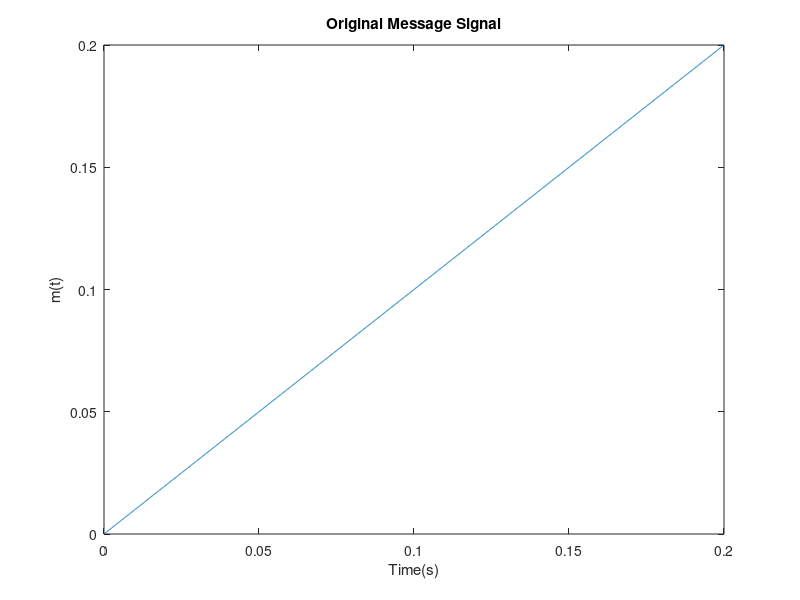
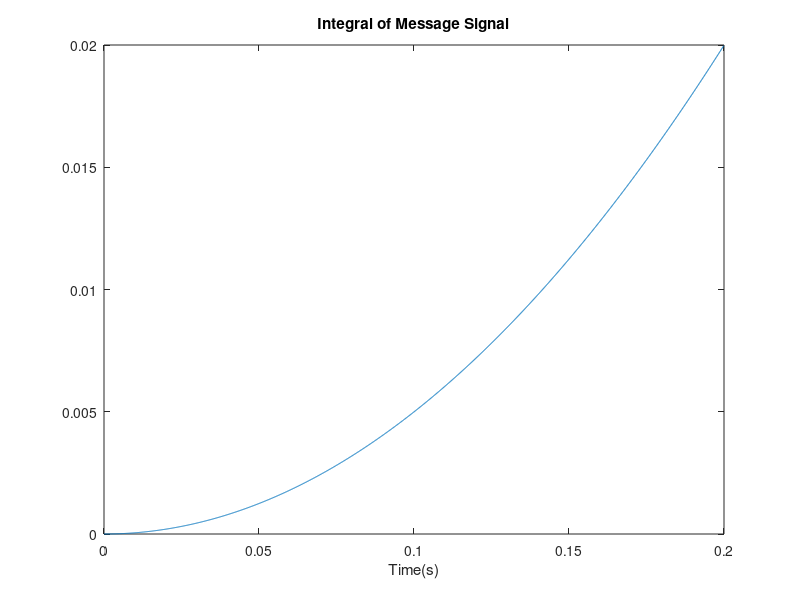
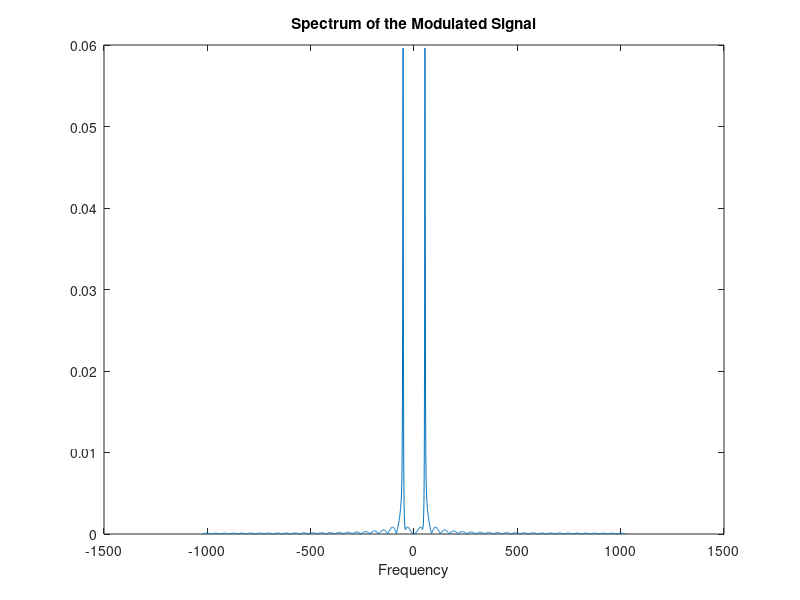
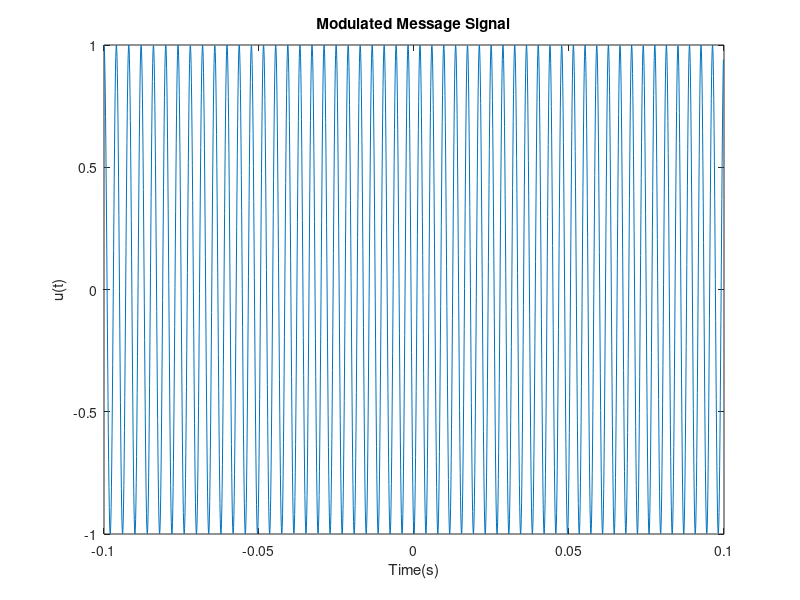

The MATLAB source for these figures, in order:
clear all
clc
%% Part 1
%Instantiating the signal parameters:
t0 = 0.1;
ts = 0.0001;
simulationTime = 0.2;
fs = 1/ts;
t = [0:ts:simulationTime-ts];
%Creating the original message signal:
m(1) = 0;
for i = 2:length(t)
m = [m m(i-1)+ts];
end
%Computing the integral of the message signal:
m_integral(1)=0;
for i = 1:length(t)-1
m_integral(i+1) = m_integral(i) + (m(i)*ts);
end
clear i;
fc = 250;
kf = 100;
%Plotting both m(t) and the integral of m(t):
plot(t,m)
title('Original Message Signal')
xlabel('Time(s)')
ylabel('m(t)')
figure();
plot(t,m_integral)
title('Integral of Message Signal')
xlabel('Time(s)')
%% Part 2
%In order to compute the bandwidth of the modulated signal, the spectrum
%of u(t) must first be determined:
u = cos(2*pi*fc*t + (2*pi*kf*m_integral));
length_u_fft = 2^(nextpow2(length(u)));
U = fft(u,length_u_fft);
U = U/fs;
U = fftshift(U);
f = [-length(U)/2:length(U)/2 - 1];
figure();
plot(f,abs(U))
title('Spectrum of the Modulated Signal')
xlabel('Frequency')
%Using the spectrum of u(t), the bandwidth may now be determined by
%calculating the range of frequencies that contain the majority of the
%modulated signal. This is done by simply analyzing the plot. The
%bandwidth is calculated in this way because Carson's rule cannot be
%applied in the context of this problem.
%% Part 3
%The modulated signal is recalculated for completeness. It is also
%resampled, with only 1,999 samples being taken. A reduced number of
%samples were performed in order to make the computation in the next part
%more straightforward.
t = [-t0:ts:t0-(2*ts)];
m_integral = m_integral(1:1999);
u = cos(2*pi*fc*t + (2*pi*kf*m_integral));
figure();
plot(t,u)
title('Modulated Message Signal')
xlabel('Time(s)')
ylabel('u(t)')
%% Part 4
%First computing the spectrum of the original message signal, m(t):
length_m_fft = 2^(nextpow2(length(m)));
M = fft(m,length_m_fft);
M = M/fs;
M = fftshift(M);
df = fs/length_m_fft;
f = [0:df:df*(length(M)-1)]-fs/2;
figure()
plot(f,abs(M))
title('Spectrum of the Message Signal')
xlabel('Frequency')
%Now computing the spectrum of the modulated signal, u(t):
length_u_fft = 2^(nextpow2(length(u)));
U = fft(u,length_u_fft);
U = U/fs;
U = fftshift(U);
df = fs/length_u_fft;
f = [0:df:df*(length(U)-1)]-fs/2;
figure();
plot(f,abs(U))
title('Spectrum of the Modulated Signal')
xlabel('Frequency')
%% Part 5
%Initializing the variables required for modeling the received signal
%sequences with noise applied:
sigma01 = 0.1;
sigma1 = 1;
sigma2 = 2;
wc = randn(1,1999);
ws = randn(1,1999);
n = [-999:1:999];
%Applying noise to each received signal sequence for each value of sigma:
r_sigma01 = u + sigma01*(wc.*cos(2*pi*fc*t) - ws.*sin(2*pi*fc*t));
r_sigma1 = u + sigma1*(wc.*cos(2*pi*fc*t) - ws.*sin(2*pi*fc*t));
r_sigma2 = u + sigma2*(wc.*cos(2*pi*fc*t) - ws.*sin(2*pi*fc*t));
%Plotting the received signal for each value of sigma:
figure();
plot(t,r_sigma01)
title('Received Signal for Sigma = 0.1')
xlabel('Time(s)')
figure();
plot(t,r_sigma1)
title('Received Signal for Sigma = 1')
xlabel('Time(s)')
figure();
plot(t,r_sigma2)
title('Received Signal for Sigma = 2')
xlabel('Time(s)')


%% Part 6
%First, the Hilbert function of the received signal is taken for each value
%of sigma. Then, the result is multiplied by an exponential in order to
%remove the influence of the carrier frequency.
r_sigma01 = hilbert(r_sigma01).*exp(-j*2*pi*fc*t);
r_sigma1 = hilbert(r_sigma1).*exp(-j*2*pi*fc*t);
r_sigma2 = hilbert(r_sigma2).*exp(-j*2*pi*fc*t);
%Recall that the original m(t) is contained within the PHASE of the
%received signal. Therefore, the phase is calculated for each received
%signal sequence:
r_sigma01_angles = unwrap(angle(r_sigma01));
r_sigma1_angles = unwrap(angle(r_sigma1));
r_sigma2_angles = unwrap(angle(r_sigma2));
%The original message signal may be obtained by differentiating the
%phase and then removing the 2*pi*kf term:
r_sigma01 = (diff(r_sigma01_angles)/ts)/(2*pi*kf);
r_sigma1 = (diff(r_sigma1_angles)/ts)/(2*pi*kf);
r_sigma2 = (diff(r_sigma2_angles)/ts)/(2*pi*kf);
%Plotting the results:
t = t(1:1998);
figure();
plot(t,r_sigma01);
title('Demodulated Signal w/ Sigma = 0.1');
xlabel('Time(s)')
figure();
plot(t,r_sigma1);
title('Demodulated Signal w/ Sigma = 1');
xlabel('Time(s)')
figure();
plot(t,r_sigma2);
title('Demodulated Signal w/ Sigma = 2');
xlabel('Time(s)')